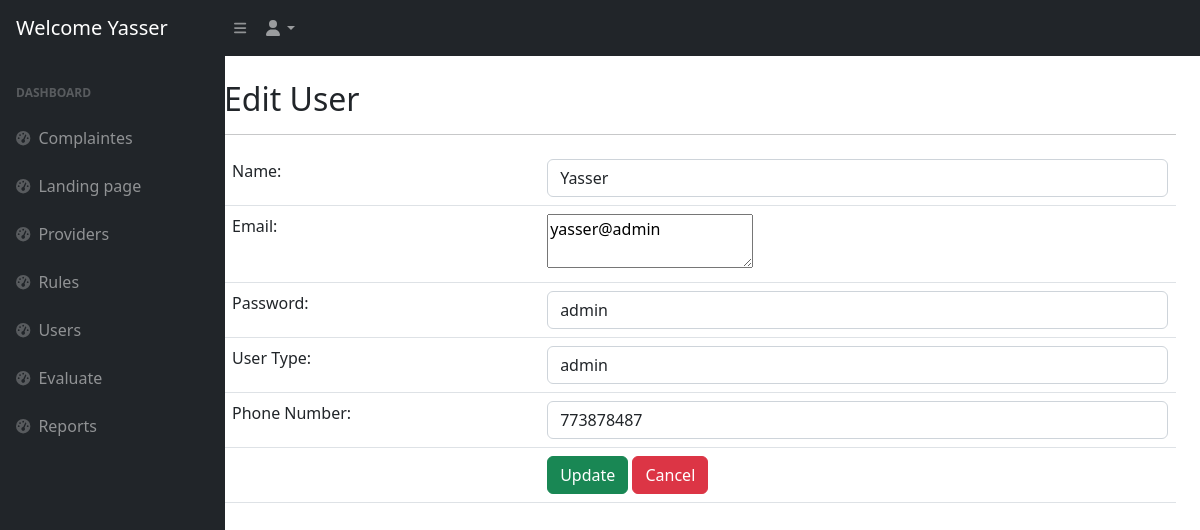
/admin/edit_user.php?val=5 (signed in), run on the app's committed database.
### tables this page shows
CREATE TABLE `users` (
  `user_id` int(11) NOT NULL,
  `user_name` varchar(50) NOT NULL,
  `user_email` varchar(50) NOT NULL,
  `user_type` varchar(50) NOT NULL,
  `user_password` varchar(50) NOT NULL,
  `user_phone` int(14) NOT NULL
);

### admin/edit_user.php (the view, shortened to what this page needs)
<?php
require_once('app_nav.php');
require_once('nav.php');
?>
<main class="col-md-9 ms-sm-auto col-lg-10 px-md-4" style="margin-top: 80px;">
    <h2>Edit User</h2>
    <hr>
    <?php
    if (isset($_GET['val'])) {
        $id = $_GET['val'];
        require_once('../config.php');
        $sql = "select * from users where user_id = '$id'";
        $result = mysqli_query($conn, $sql);
        while ($row = mysqli_fetch_assoc($result)) {
    ?>
            <form name="users" id="add_ne" action="" method="POST">
                <div class="table-responsive">
                    <table class="table">
                        <tr>
                            <td><label class="form-label">Name:</label></td>
                            <td><input class="form-control" id="name" type="text" name="user_name" value="<?php echo $row['user_name']; ?>"></td>
                        </tr>
                        <tr>
                            <td><label>Email:</label></td>
                            <td><textarea name="user_email" id="editor"><?php echo $row['user_email']; ?></textarea>
                            </td>
                        </tr>
                        <tr>
                            <td><label>Password:</label></td>
                            <td><input class="form-control" id="password" type="text" name="user_password" value="<?php echo $row['user_password']; ?>"></td>
                        </tr>
                        <tr>
                            <td><label>User Type:</label></td>
                            <td><input class="form-control" id="type" type="text" name="user_type" value="<?php echo $row['user_type']; ?>"></td>
                        </tr>
                        <tr>
                            <td><label class="form-label">Phone Number:</label></td>
                            <td><input class="form-control" id="phone" type="tel" name="user_phone" value="<?php echo $row['user_phone']; ?>"></td>
                        </tr>
                        <tr>
                            <td></td>
                            <td>
                                <input class="btn btn-success" type="submit" value="Update" name="edit_user">
                                <a href="./users.php" class="btn btn-danger">Cancel</a>
                            </td>
                        </tr>
                    </table>
                </div>
            </form>
    <?php
        }
    }
    ?>
</main>
<?php
require_once('footer.php');
?>

### data on the page
users: user_name "Yasser", user_email "yasser@admin", user_password "admin", user_type "admin", user_phone "773878487"

### other printed values
$name "Yasser"
